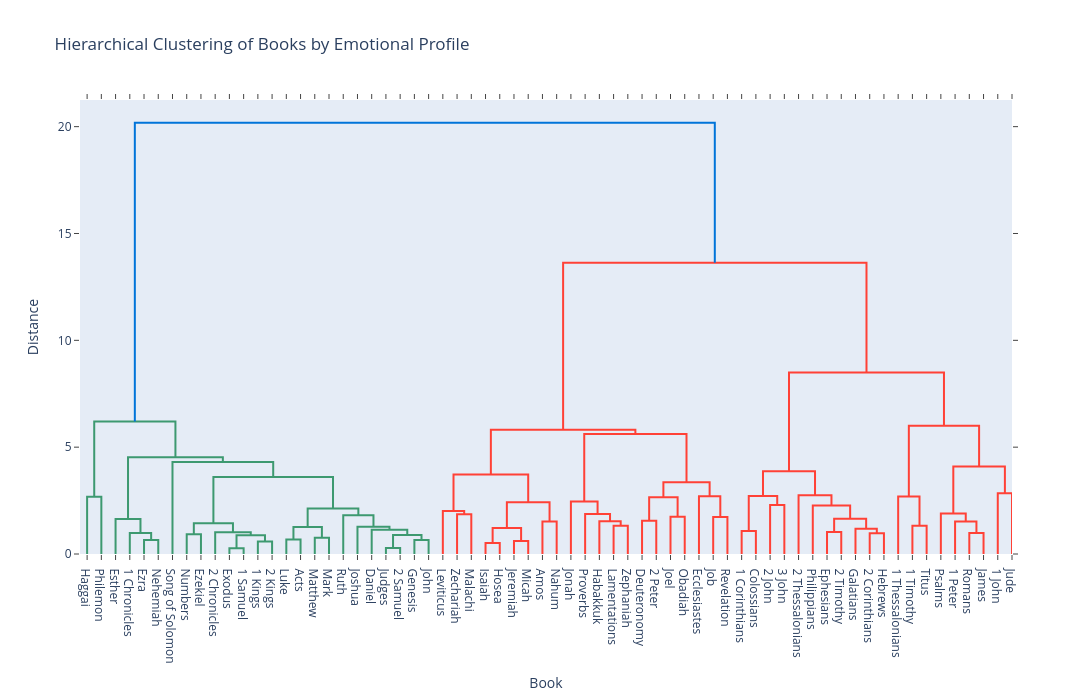

The cell this chart's notebook holds for it:
### Code cell
Z = linkage(X_scaled, method="ward")

fig = ff.create_dendrogram(
    X_scaled,
    labels=book_emotions["book_name"].tolist(),
    linkagefun=lambda x: Z,
    orientation="bottom"
)

fig.update_layout(
    width=1400,
    height=700,
    title="Hierarchical Clustering of Books by Emotional Profile",
    xaxis_title="Book",
    yaxis_title="Distance"
)

fig.show()

### Figure 1 — Plotly figure (JSON) as saved in the notebook; plotly's stock layout.template omitted (floating-point values rounded to 4 significant figures)
{"data": [{"hoverinfo": "text", "marker": {"color": "rgb(61,153,112)"}, "mode": "lines", "type": "scatter", "x": [5.0, 5.0, 15.0, 15.0], "xaxis": "x", "y": [0.0, 2.685, 2.685, 0.0], "yaxis": "y"}, {"hoverinfo": "text", "marker": {"color": "rgb(61,153,112)"}, "mode": "lines", "type": "scatter", "x": [45.0, 45.0, 55.0, 55.0], "xaxis": "x", "y": [0.0, 0.6559, 0.6559, 0.0], "yaxis": "y"}, {"hoverinfo": "text", "marker": {"color": "rgb(61,153,112)"}, "mode": "lines", "type": "scatter", "x": [35.0, 35.0, 50.0, 50.0], "xaxis": "x", "y": [0.0, 0.9822, 0.9822, 0.6559], "yaxis": "y"}, {"hoverinfo": "text", "marker": {"color": "rgb(61,153,112)"}, "mode": "lines", "type": "scatter", "x": [25.0, 25.0, 42.5, 42.5], "xaxis": "x", "y": [0.0, 1.636, 1.636, 0.9822], "yaxis": "y"}, {"hoverinfo": "text", "marker": {"color": "rgb(61,153,112)"}, "mode": "lines", "type": "scatter", "x": [75.0, 75.0, 85.0, 85.0], "xaxis": "x", "y": [0.0, 0.9289, 0.9289, 0.0], "yaxis": "y"}, {"hoverinfo": "text", "marker": {"color": "rgb(61,153,112)"}, "mode": "lines", "type": "scatter", "x": [105.0, 105.0, 115.0, 115.0], "xaxis": "x", "y": [0.0, 0.2673, 0.2673, 0.0], "yaxis": "y"}, {"hoverinfo": "text", "marker": {"color": "rgb(61,153,112)"}, "mode": "lines", "type": "scatter", "x": [125.0, 125.0, 135.0, 135.0], "xaxis": "x", "y": [0.0, 0.581, 0.581, 0.0], "yaxis": "y"}, {"hoverinfo": "text", "marker": {"color": "rgb(61,153,112)"}, "mode": "lines", "type": "scatter", "x": [110.0, 110.0, 130.0, 130.0], "xaxis": "x", "y": [0.2673, 0.8826, 0.8826, 0.581], "yaxis": "y"}, {"hoverinfo": "text", "marker": {"color": "rgb(61,153,112)"}, "mode": "lines", "type": "scatter", "x": [95.0, 95.0, 120.0, 120.0], "xaxis": "x", "y": [0.0, 1.02, 1.02, 0.8826], "yaxis": "y"}, {"hoverinfo": "text", "marker": {"color": "rgb(61,153,112)"}, "mode": "lines", "type": "scatter", "x": [80.0, 80.0, 107.5, 107.5], "xaxis": "x", "y": [0.9289, 1.442, 1.442, 1.02], "yaxis": "y"}, {"hoverinfo": "text", "marker": {"color": "rgb(61,153,112)"}, "mode": "lines", "type": "scatter", "x": [145.0, 145.0, 155.0, 155.0], "xaxis": "x", "y": [0.0, 0.6786, 0.6786, 0.0], "yaxis": "y"}, {"hoverinfo": "text", "marker": {"color": "rgb(61,153,112)"}, "mode": "lines", "type": "scatter", "x": [165.0, 165.0, 175.0, 175.0], "xaxis": "x", "y": [0.0, 0.7661, 0.7661, 0.0], "yaxis": "y"}, {"hoverinfo": "text", "marker": {"color": "rgb(61,153,112)"}, "mode": "lines", "type": "scatter", "x": [150.0, 150.0, 170.0, 170.0], "xaxis": "x", "y": [0.6786, 1.267, 1.267, 0.7661], "yaxis": "y"}, {"hoverinfo": "text", "marker": {"color": "rgb(61,153,112)"}, "mode": "lines", "type": "scatter", "x": [215.0, 215.0, 225.0, 225.0], "xaxis": "x", "y": [0.0, 0.2814, 0.2814, 0.0], "yaxis": "y"}, {"hoverinfo": "text", "marker": {"color": "rgb(61,153,112)"}, "mode": "lines", "type": "scatter", "x": [235.0, 235.0, 245.0, 245.0], "xaxis": "x", "y": [0.0, 0.654, 0.654, 0.0], "yaxis": "y"}, {"hoverinfo": "text", "marker": {"color": "rgb(61,153,112)"}, "mode": "lines", "type": "scatter", "x": [220.0, 220.0, 240.0, 240.0], "xaxis": "x", "y": [0.2814, 0.8923, 0.8923, 0.654], "yaxis": "y"}, {"hoverinfo": "text", "marker": {"color": "rgb(61,153,112)"}, "mode": "lines", "type": "scatter", "x": [205.0, 205.0, 230.0, 230.0], "xaxis": "x", "y": [0.0, 1.133, 1.133, 0.8923], "yaxis": "y"}, {"hoverinfo": "text", "marker": {"color": "rgb(61,153,112)"}, "mode": "lines", "type": "scatter", "x": [195.0, 195.0, 217.5, 217.5], "xaxis": "x", "y": [0.0, 1.278, 1.278, 1.133], "yaxis": "y"}, {"hoverinfo": "text", "marker": {"color": "rgb(61,153,112)"}, "mode": "lines", "type": "scatter", "x": [185.0, 185.0, 206.2, 206.2], "xaxis": "x", "y": [0.0, 1.818, 1.818, 1.278], "yaxis": "y"}, {"hoverinfo": "text", "marker": {"color": "rgb(61,153,112)"}, "mode": "lines", "type": "scatter", "x": [160.0, 160.0, 195.6, 195.6], "xaxis": "x", "y": [1.267, 2.13, 2.13, 1.818], "yaxis": "y"}, {"hoverinfo": "text", "marker": {"color": "rgb(61,153,112)"}, "mode": "lines", "type": "scatter", "x": [93.75, 93.75, 177.8, 177.8], "xaxis": "x", "y": [1.442, 3.603, 3.603, 2.13], "yaxis": "y"}, {"hoverinfo": "text", "marker": {"color": "rgb(61,153,112)"}, "mode": "lines", "type": "scatter", "x": [65.0, 65.0, 135.8, 135.8], "xaxis": "x", "y": [0.0, 4.308, 4.308, 3.603], "yaxis": "y"}, {"hoverinfo": "text", "marker": {"color": "rgb(61,153,112)"}, "mode": "lines", "type": "scatter", "x": [33.75, 33.75, 100.4, 100.4], "xaxis": "x", "y": [1.636, 4.523, 4.523, 4.308], "yaxis": "y"}, {"hoverinfo": "text", "marker": {"color": "rgb(61,153,112)"}, "mode": "lines", "type": "scatter", "x": [10.0, 10.0, 67.07, 67.07], "xaxis": "x", "y": [2.685, 6.204, 6.204, 4.523], "yaxis": "y"}, {"hoverinfo": "text", "marker": {"color": "rgb(255,65,54)"}, "mode": "lines", "type": "scatter", "x": [265.0, 265.0, 275.0, 275.0], "xaxis": "x", "y": [0.0, 1.857, 1.857, 0.0], "yaxis": "y"}, {"hoverinfo": "text", "marker": {"color": "rgb(255,65,54)"}, "mode": "lines", "type": "scatter", "x": [255.0, 255.0, 270.0, 270.0], "xaxis": "x", "y": [0.0, 2.017, 2.017, 1.857], "yaxis": "y"}, {"hoverinfo": "text", "marker": {"color": "rgb(255,65,54)"}, "mode": "lines", "type": "scatter", "x": [285.0, 285.0, 295.0, 295.0], "xaxis": "x", "y": [0.0, 0.5195, 0.5195, 0.0], "yaxis": "y"}, {"hoverinfo": "text", "marker": {"color": "rgb(255,65,54)"}, "mode": "lines", "type": "scatter", "x": [305.0, 305.0, 315.0, 315.0], "xaxis": "x", "y": [0.0, 0.6089, 0.6089, 0.0], "yaxis": "y"}, {"hoverinfo": "text", "marker": {"color": "rgb(255,65,54)"}, "mode": "lines", "type": "scatter", "x": [290.0, 290.0, 310.0, 310.0], "xaxis": "x", "y": [0.5195, 1.211, 1.211, 0.6089], "yaxis": "y"}, {"hoverinfo": "text", "marker": {"color": "rgb(255,65,54)"}, "mode": "lines", "type": "scatter", "x": [325.0, 325.0, 335.0, 335.0], "xaxis": "x", "y": [0.0, 1.52, 1.52, 0.0], "yaxis": "y"}, {"hoverinfo": "text", "marker": {"color": "rgb(255,65,54)"}, "mode": "lines", "type": "scatter", "x": [300.0, 300.0, 330.0, 330.0], "xaxis": "x", "y": [1.211, 2.427, 2.427, 1.52], "yaxis": "y"}, {"hoverinfo": "text", "marker": {"color": "rgb(255,65,54)"}, "mode": "lines", "type": "scatter", "x": [262.5, 262.5, 315.0, 315.0], "xaxis": "x", "y": [2.017, 3.724, 3.724, 2.427], "yaxis": "y"}, {"hoverinfo": "text", "marker": {"color": "rgb(255,65,54)"}, "mode": "lines", "type": "scatter", "x": [375.0, 375.0, 385.0, 385.0], "xaxis": "x", "y": [0.0, 1.325, 1.325, 0.0], "yaxis": "y"}, {"hoverinfo": "text", "marker": {"color": "rgb(255,65,54)"}, "mode": "lines", "type": "scatter", "x": [365.0, 365.0, 380.0, 380.0], "xaxis": "x", "y": [0.0, 1.534, 1.534, 1.325], "yaxis": "y"}, {"hoverinfo": "text", "marker": {"color": "rgb(255,65,54)"}, "mode": "lines", "type": "scatter", "x": [355.0, 355.0, 372.5, 372.5], "xaxis": "x", "y": [0.0, 1.868, 1.868, 1.534], "yaxis": "y"}, {"hoverinfo": "text", "marker": {"color": "rgb(255,65,54)"}, "mode": "lines", "type": "scatter", "x": [345.0, 345.0, 363.8, 363.8], "xaxis": "x", "y": [0.0, 2.461, 2.461, 1.868], "yaxis": "y"}, {"hoverinfo": "text", "marker": {"color": "rgb(255,65,54)"}, "mode": "lines", "type": "scatter", "x": [395.0, 395.0, 405.0, 405.0], "xaxis": "x", "y": [0.0, 1.556, 1.556, 0.0], "yaxis": "y"}, {"hoverinfo": "text", "marker": {"color": "rgb(255,65,54)"}, "mode": "lines", "type": "scatter", "x": [415.0, 415.0, 425.0, 425.0], "xaxis": "x", "y": [0.0, 1.743, 1.743, 0.0], "yaxis": "y"}, {"hoverinfo": "text", "marker": {"color": "rgb(255,65,54)"}, "mode": "lines", "type": "scatter", "x": [400.0, 400.0, 420.0, 420.0], "xaxis": "x", "y": [1.556, 2.656, 2.656, 1.743], "yaxis": "y"}, {"hoverinfo": "text", "marker": {"color": "rgb(255,65,54)"}, "mode": "lines", "type": "scatter", "x": [445.0, 445.0, 455.0, 455.0], "xaxis": "x", "y": [0.0, 1.73, 1.73, 0.0], "yaxis": "y"}, {"hoverinfo": "text", "marker": {"color": "rgb(255,65,54)"}, "mode": "lines", "type": "scatter", "x": [435.0, 435.0, 450.0, 450.0], "xaxis": "x", "y": [0.0, 2.702, 2.702, 1.73], "yaxis": "y"}, {"hoverinfo": "text", "marker": {"color": "rgb(255,65,54)"}, "mode": "lines", "type": "scatter", "x": [410.0, 410.0, 442.5, 442.5], "xaxis": "x", "y": [2.656, 3.352, 3.352, 2.702], "yaxis": "y"}, {"hoverinfo": "text", "marker": {"color": "rgb(255,65,54)"}, "mode": "lines", "type": "scatter", "x": [354.4, 354.4, 426.2, 426.2], "xaxis": "x", "y": [2.461, 5.616, 5.616, 3.352], "yaxis": "y"}, {"hoverinfo": "text", "marker": {"color": "rgb(255,65,54)"}, "mode": "lines", "type": "scatter", "x": [288.8, 288.8, 390.3, 390.3], "xaxis": "x", "y": [3.724, 5.818, 5.818, 5.616], "yaxis": "y"}, {"hoverinfo": "text", "marker": {"color": "rgb(255,65,54)"}, "mode": "lines", "type": "scatter", "x": [465.0, 465.0, 475.0, 475.0], "xaxis": "x", "y": [0.0, 1.08, 1.08, 0.0], "yaxis": "y"}, {"hoverinfo": "text", "marker": {"color": "rgb(255,65,54)"}, "mode": "lines", "type": "scatter", "x": [485.0, 485.0, 495.0, 495.0], "xaxis": "x", "y": [0.0, 2.289, 2.289, 0.0], "yaxis": "y"}, {"hoverinfo": "text", "marker": {"color": "rgb(255,65,54)"}, "mode": "lines", "type": "scatter", "x": [470.0, 470.0, 490.0, 490.0], "xaxis": "x", "y": [1.08, 2.71, 2.71, 2.289], "yaxis": "y"}, {"hoverinfo": "text", "marker": {"color": "rgb(255,65,54)"}, "mode": "lines", "type": "scatter", "x": [525.0, 525.0, 535.0, 535.0], "xaxis": "x", "y": [0.0, 1.028, 1.028, 0.0], "yaxis": "y"}, {"hoverinfo": "text", "marker": {"color": "rgb(255,65,54)"}, "mode": "lines", "type": "scatter", "x": [555.0, 555.0, 565.0, 565.0], "xaxis": "x", "y": [0.0, 0.9714, 0.9714, 0.0], "yaxis": "y"}, {"hoverinfo": "text", "marker": {"color": "rgb(255,65,54)"}, "mode": "lines", "type": "scatter", "x": [545.0, 545.0, 560.0, 560.0], "xaxis": "x", "y": [0.0, 1.184, 1.184, 0.9714], "yaxis": "y"}, {"hoverinfo": "text", "marker": {"color": "rgb(255,65,54)"}, "mode": "lines", "type": "scatter", "x": [530.0, 530.0, 552.5, 552.5], "xaxis": "x", "y": [1.028, 1.648, 1.648, 1.184], "yaxis": "y"}, {"hoverinfo": "text", "marker": {"color": "rgb(255,65,54)"}, "mode": "lines", "type": "scatter", "x": [515.0, 515.0, 541.2, 541.2], "xaxis": "x", "y": [0.0, 2.273, 2.273, 1.648], "yaxis": "y"}, {"hoverinfo": "text", "marker": {"color": "rgb(255,65,54)"}, "mode": "lines", "type": "scatter", "x": [505.0, 505.0, 528.1, 528.1], "xaxis": "x", "y": [0.0, 2.75, 2.75, 2.273], "yaxis": "y"}, {"hoverinfo": "text", "marker": {"color": "rgb(255,65,54)"}, "mode": "lines", "type": "scatter", "x": [480.0, 480.0, 516.6, 516.6], "xaxis": "x", "y": [2.71, 3.871, 3.871, 2.75], "yaxis": "y"}, {"hoverinfo": "text", "marker": {"color": "rgb(255,65,54)"}, "mode": "lines", "type": "scatter", "x": [585.0, 585.0, 595.0, 595.0], "xaxis": "x", "y": [0.0, 1.324, 1.324, 0.0], "yaxis": "y"}, {"hoverinfo": "text", "marker": {"color": "rgb(255,65,54)"}, "mode": "lines", "type": "scatter", "x": [575.0, 575.0, 590.0, 590.0], "xaxis": "x", "y": [0.0, 2.691, 2.691, 1.324], "yaxis": "y"}, {"hoverinfo": "text", "marker": {"color": "rgb(255,65,54)"}, "mode": "lines", "type": "scatter", "x": [625.0, 625.0, 635.0, 635.0], "xaxis": "x", "y": [0.0, 0.9831, 0.9831, 0.0], "yaxis": "y"}, {"hoverinfo": "text", "marker": {"color": "rgb(255,65,54)"}, "mode": "lines", "type": "scatter", "x": [615.0, 615.0, 630.0, 630.0], "xaxis": "x", "y": [0.0, 1.522, 1.522, 0.9831], "yaxis": "y"}, {"hoverinfo": "text", "marker": {"color": "rgb(255,65,54)"}, "mode": "lines", "type": "scatter", "x": [605.0, 605.0, 622.5, 622.5], "xaxis": "x", "y": [0.0, 1.898, 1.898, 1.522], "yaxis": "y"}, {"hoverinfo": "text", "marker": {"color": "rgb(255,65,54)"}, "mode": "lines", "type": "scatter", "x": [645.0, 645.0, 655.0, 655.0], "xaxis": "x", "y": [0.0, 2.849, 2.849, 0.0], "yaxis": "y"}, {"hoverinfo": "text", "marker": {"color": "rgb(255,65,54)"}, "mode": "lines", "type": "scatter", "x": [613.8, 613.8, 650.0, 650.0], "xaxis": "x", "y": [1.898, 4.09, 4.09, 2.849], "yaxis": "y"}, {"hoverinfo": "text", "marker": {"color": "rgb(255,65,54)"}, "mode": "lines", "type": "scatter", "x": [582.5, 582.5, 631.9, 631.9], "xaxis": "x", "y": [2.691, 5.999, 5.999, 4.09], "yaxis": "y"}, {"hoverinfo": "text", "marker": {"color": "rgb(255,65,54)"}, "mode": "lines", "type": "scatter", "x": [498.3, 498.3, 607.2, 607.2], "xaxis": "x", "y": [3.871, 8.498, 8.498, 5.999], "yaxis": "y"}, {"hoverinfo": "text", "marker": {"color": "rgb(255,65,54)"}, "mode": "lines", "type": "scatter", "x": [339.5, 339.5, 552.7, 552.7], "xaxis": "x", "y": [5.818, 13.62, 13.62, 8.498], "yaxis": "y"}, {"hoverinfo": "text", "marker": {"color": "rgb(0,116,217)"}, "mode": "lines", "type": "scatter", "x": [38.54, 38.54, 446.1, 446.1], "xaxis": "x", "y": [6.204, 20.18, 20.18, 13.62], "yaxis": "y"}], "layout": {"autosize": false, "height": 700, "hovermode": "closest", "showlegend": false, "title": {"text": "Hierarchical Clustering of Books by Emotional Profile"}, "width": 1400, "xaxis": {"mirror": "allticks", "rangemode": "tozero", "showgrid": false, "showline": true, "showticklabels": true, "tickmode": "array", "ticks": "outside", "ticktext": ["Haggai", "Philemon", "Esther", "1 Chronicles", "Ezra", "Nehemiah", "Song of Solomon", "Numbers", "Ezekiel", "2 Chronicles", "Exodus", "1 Samuel", "1 Kings", "2 Kings", "Luke", "Acts", "Matthew", "Mark", "Ruth", "Joshua", "Daniel", "Judges", "2 Samuel", "Genesis", "John", "Leviticus", "Zechariah", "Malachi", "Isaiah", "Hosea", "Jeremiah", "Micah", "Amos", "Nahum", "Jonah", "Proverbs", "Habakkuk", "Lamentations", "Zephaniah", "Deuteronomy", "2 Peter", "Joel", "Obadiah", "Ecclesiastes", "Job", "Revelation", "1 Corinthians", "Colossians", "2 John", "3 John", "2 Thessalonians", "Philippians", "Ephesians", "2 Timothy", "Galatians", "2 Corinthians", "Hebrews", "1 Thessalonians", "1 Timothy", "Titus", "Psalms", "1 Peter", "Romans", "James", "1 John", "Jude"], "tickvals": [5, 15, 25, 35, 45, 55, 65, 75, 85, 95, 105, 115, 125, 135, 145, 155, 165, 175, 185, 195, 205, 215, 225, 235, 245, 255, 265, 275, 285, 295, 305, 315, 325, 335, 345, 355, 365, 375, 385, 395, 405, 415, 425, 435, 445, 455, 465, 475, 485, 495, 505, 515, 525, 535, 545, 555, 565, 575, 585, 595, 605, 615, 625, 635, 645, 655], "title": {"text": "Book"}, "type": "linear", "zeroline": false}, "yaxis": {"mirror": "allticks", "rangemode": "tozero", "showgrid": false, "showline": true, "showticklabels": true, "ticks": "outside", "title": {"text": "Distance"}, "type": "linear", "zeroline": false}}}
